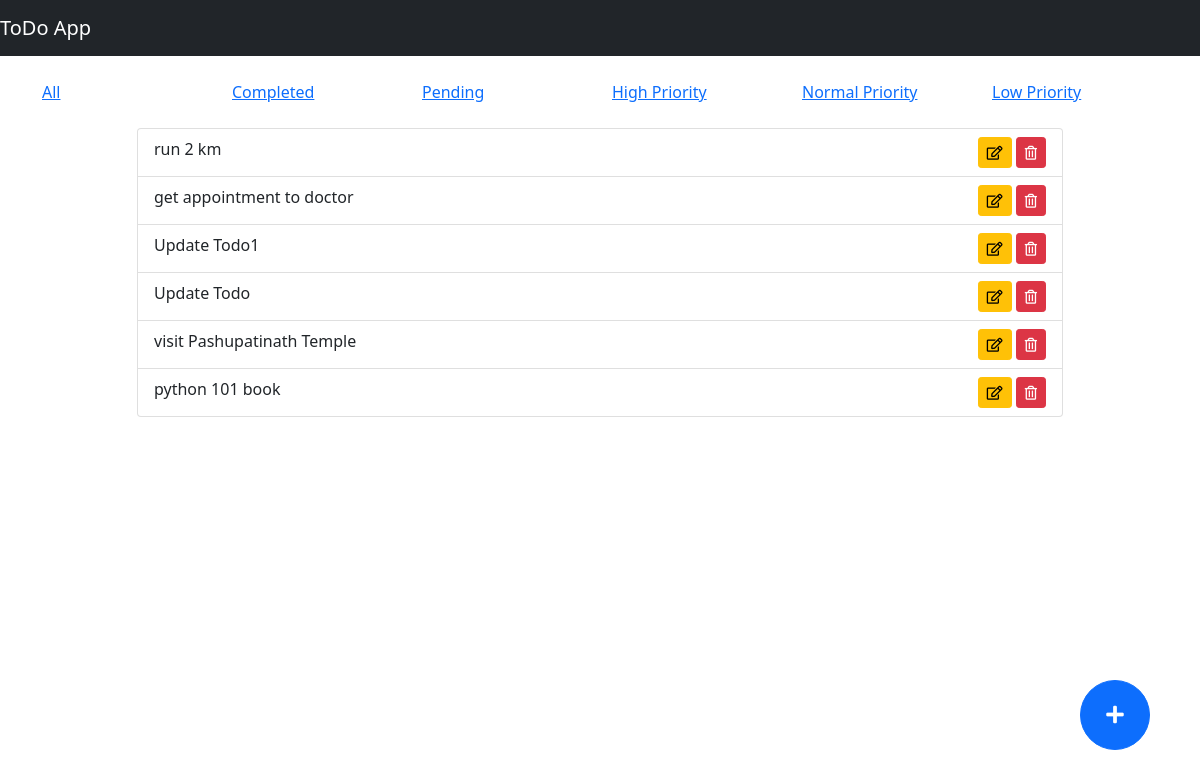
The page / on the database its author committed.
### todo/models.py (models this page shows, shortened)
class ToDo(models.Model):
    text = models.CharField(max_length=255)
    added_date = models.DateTimeField()
    priority = models.CharField(max_length=10, default='normal')
    status = models.CharField(max_length=1, default='0')

### todo/views.py (the view)
# urls.py: path('',views.index, name='index'),
def index(request):
    keys_list = request.GET.keys()
    if 'status' in keys_list:
        status = request.GET['status']
        todo_items = ToDo.objects.filter(status=status).order_by('-added_date')
    elif 'priority' in keys_list:
        priority = request.GET['priority']
        todo_items = ToDo.objects.filter(priority=priority).order_by('-added_date')
    else:
        todo_items = ToDo.objects.all().order_by('-added_date')
    return render(request,'index.html', {'todo_items': todo_items})

### todo/templates/index.html (shortened to what this page needs)
{% extends 'base.html' %}
{% block content %}
    <div class="row mt-4">
        <div class="col-2">
            <a href="/">All</a>
        </div>
        <div class="col-2">
            <a href="?status=1">Completed</a>
        </div>
        <div class="col-2">
            <a href="?status=0">Pending</a>
        </div>
        <div class="col-2">
            <a href="?priority=high">High Priority</a>
        </div>
        <div class="col-2">
            <a href="?priority=normal">Normal Priority</a>
        </div>
        <div class="col-2">
            <a href="?priority=low">Low Priority</a>
        </div>
    </div>
    <div class="row mt-4">
        <div class="col-10 mx-auto">
            <ul class="list-group">
                {% for todo_item in todo_items %}
                    <li class="list-group-item">{{todo_item.text}}
                        <div class="float-end">
                            <button type="submit" class="btn btn-sm btn-warning " data-bs-toggle="modal" data-bs-target="#updateTodoModal" data-bs-whatever="{{todo_item.id}}"><i class="far fa-edit"></i></button>
                            <form action="{% url 'delete_todo' todo_item.id %}" method="post" style="display:inline-block;">
                                <button type="submit" class="btn btn-sm btn-danger "><i class="far fa-trash-alt"></i></button>
                            </form>
                        </div>
                    </li>
                {% endfor %}
            </ul>
        </div>
    </div>
    <button type="button" class="btn btn-primary btn-lg circle-btn" data-bs-toggle="modal" data-bs-target="#addTodoModal" data-bs-whatever="addTodo"><i class="fas fa-plus"></i></button>
{% endblock %}

### todo/static/css/main.css (style rules this page uses)
.circle-btn { height: 70px; width: 70px; border-radius: 50%; position: absolute; bottom : 50px; right: 50px; }

### rows shown on the page
ToDo: text "run 2 km"
ToDo: text "get appointment to doctor"
ToDo: text "Update Todo1"
ToDo: text "Update Todo"
ToDo: text "visit Pashupatinath Temple"
ToDo: text "python 101 book"
